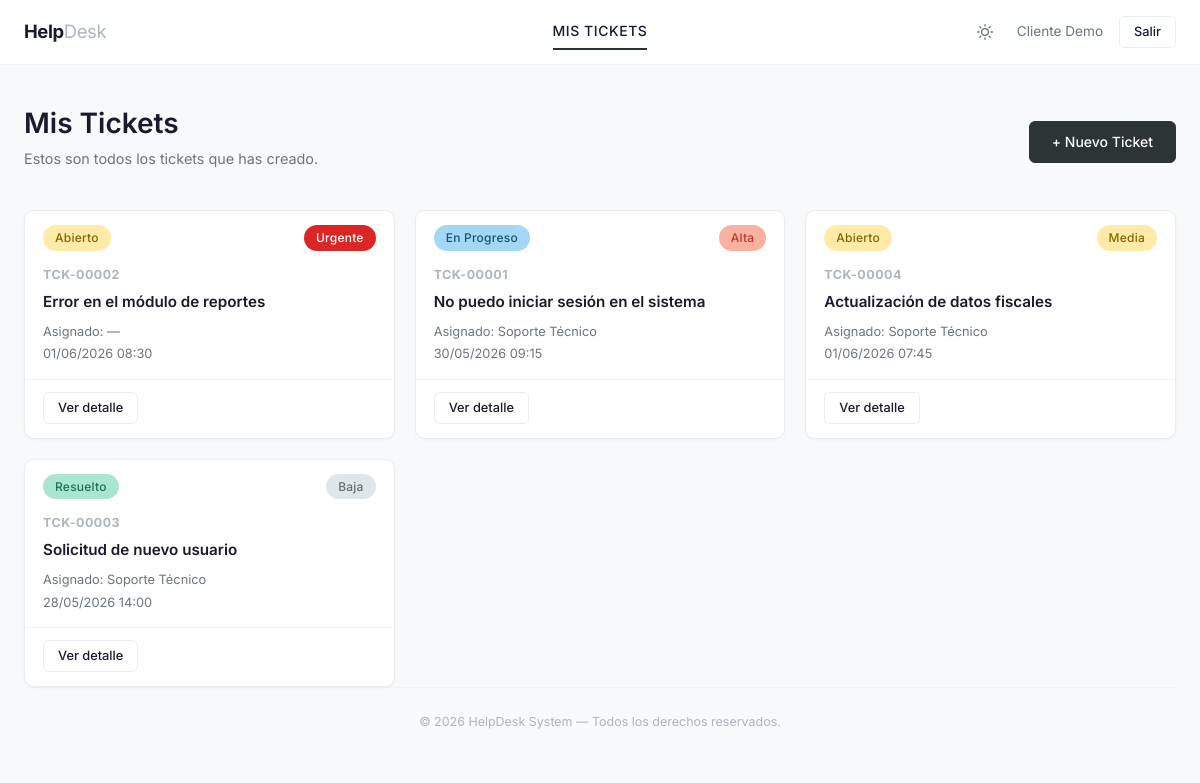
/mis_tickets.php (signed in), run on the app's committed database.
### tables this page shows
CREATE TABLE tickets (
    id INT UNSIGNED AUTO_INCREMENT PRIMARY KEY,
    folio VARCHAR(10) NOT NULL UNIQUE,
    titulo VARCHAR(255) NOT NULL,
    descripcion TEXT NOT NULL,
    estado ENUM('abierto', 'en_progreso', 'resuelto', 'cerrado') NOT NULL DEFAULT 'abierto',
    prioridad ENUM('baja', 'media', 'alta', 'urgente') NOT NULL DEFAULT 'media',
    creador_id INT UNSIGNED NOT NULL,
    asignado_id INT UNSIGNED DEFAULT NULL,
    fecha_creacion DATETIME NOT NULL DEFAULT CURRENT_TIMESTAMP,
    fecha_cierre DATETIME DEFAULT NULL,
    categoria_id INT UNSIGNED DEFAULT NULL,
    CONSTRAINT fk_tickets_creador FOREIGN KEY (creador_id) REFERENCES usuarios(id) ON DELETE CASCADE,
    CONSTRAINT fk_tickets_asignado FOREIGN KEY (asignado_id) REFERENCES usuarios(id) ON DELETE SET NULL,
    CONSTRAINT fk_tickets_categoria FOREIGN KEY (categoria_id) REFERENCES categorias(id) ON DELETE SET NULL
);

CREATE TABLE usuarios (
    id INT UNSIGNED AUTO_INCREMENT PRIMARY KEY,
    nombre VARCHAR(100) NOT NULL,
    email VARCHAR(255) NOT NULL UNIQUE,
    password VARCHAR(255) NOT NULL,
    rol ENUM('cliente', 'soporte', 'admin') NOT NULL DEFAULT 'cliente',
    activo TINYINT(1) NOT NULL DEFAULT 1,
    fecha_creacion DATETIME NOT NULL DEFAULT CURRENT_TIMESTAMP
);

### includes/config.php (called while the page is built, shortened)
<?php
function url(string $path = ''): string
{
    $base = rtrim(BASE_URL, '/');
    return $base . '/' . ltrim($path, '/');
}

### mis_tickets.php (the view, shortened to what this page needs)
<?php
$pdo = obtenerConexion();
$porPagina = 12;
$pagina = max(1, (int) ($_GET['p'] ?? 1));
$offset = ($pagina - 1) * $porPagina;
$stmt = $pdo->prepare('
    SELECT t.id, t.folio, t.titulo, t.estado, t.prioridad, t.fecha_creacion, t.categoria_id,
           u.nombre AS asignado_nombre,
           cat.nombre AS categoria_nombre
    FROM tickets t
    LEFT JOIN usuarios u ON u.id = t.asignado_id
    LEFT JOIN categorias cat ON cat.id = t.categoria_id
    WHERE t.creador_id = :creador_id
    ORDER BY FIELD(t.prioridad, \'urgente\', \'alta\', \'media\', \'baja\'),
             t.fecha_creacion DESC
    LIMIT :limite OFFSET :offset
');
$stmt->bindValue(':creador_id', $_SESSION['usuario_id'], PDO::PARAM_INT);
$stmt->bindValue(':limite', $porPagina, PDO::PARAM_INT);
$stmt->bindValue(':offset', $offset, PDO::PARAM_INT);
$stmt->execute();
$tickets = $stmt->fetchAll();
?>
<?php require_once __DIR__ . '/includes/header.php'; ?>
<div class="page-header flex-between">
    <div>
        <h1>Mis Tickets</h1>
        <p>Estos son todos los tickets que has creado.</p>
    </div>
    <a href="<?= url('crear_ticket.php') ?>" class="btn btn-primary">+ Nuevo Ticket</a>
</div>
<?php if (count($tickets) === 0): ?>
    <div class="card">
        <div class="card-body">
            <div class="text-center" style="padding:48px 24px">
                <p class="text-muted">No has creado ningun ticket todavia.</p>
                <a href="<?= url('crear_ticket.php') ?>" class="btn btn-primary mt-4">Crear mi primer ticket</a>
            </div>
        </div>
    </div>
<?php else: ?>
    <div class="ticket-grid">
        <?php foreach ($tickets as $ticket): ?>
            <div class="ticket-grid-card">
                <div class="ticket-card-header">
                    <span class="badge badge-<?= htmlspecialchars($ticket['estado']) ?>">
                        <?= htmlspecialchars(ucfirst(str_replace('_', ' ', $ticket['estado']))) ?>
                    </span>
                    <span class="badge badge-<?= htmlspecialchars($ticket['prioridad']) ?>">
                        <?= htmlspecialchars(ucfirst($ticket['prioridad'])) ?>
                    </span>
                </div>
                <div class="ticket-card-body">
                    <div class="ticket-card-folio"><?= htmlspecialchars($ticket['folio']) ?></div>
                    <div class="ticket-card-title"><?= htmlspecialchars($ticket['titulo']) ?></div>
                    <div class="ticket-card-meta">
                        <span>Asignado: <?= htmlspecialchars($ticket['asignado_nombre'] ?? '—') ?></span>
                        <span><?= htmlspecialchars(date('d/m/Y H:i', strtotime($ticket['fecha_creacion']))) ?></span>
                    </div>
                </div>
                <div class="ticket-card-footer">
                    <a href="<?= url('ver_ticket.php?id=' . (int) $ticket['id']) ?>" class="btn btn-outline btn-sm">Ver detalle</a>
                </div>
            </div>
        <?php endforeach; ?>
    </div>
<?php endif; ?>
<?php require_once __DIR__ . '/includes/footer.php'; ?>

### data on the page
tickets: estado "Abierto", prioridad "Urgente", folio "TCK-00002", titulo "Error en el módulo de reportes", asignado_nombre "—", fecha_creacion "01/06/2026 08:30"
tickets: estado "En Progreso", prioridad "Alta", folio "TCK-00001", titulo "No puedo iniciar sesión en el sistema", asignado.nombre "Soporte Técnico", fecha_creacion "30/05/2026 09:15"
tickets: estado "Abierto", prioridad "Media", folio "TCK-00004", titulo "Actualización de datos fiscales", asignado.nombre "Soporte Técnico", fecha_creacion "01/06/2026 07:45"
tickets: estado "Resuelto", prioridad "Baja", folio "TCK-00003", titulo "Solicitud de nuevo usuario", asignado.nombre "Soporte Técnico", fecha_creacion "28/05/2026 14:00"

### other printed values
$_SESSION['nombre'] "Cliente Demo"
